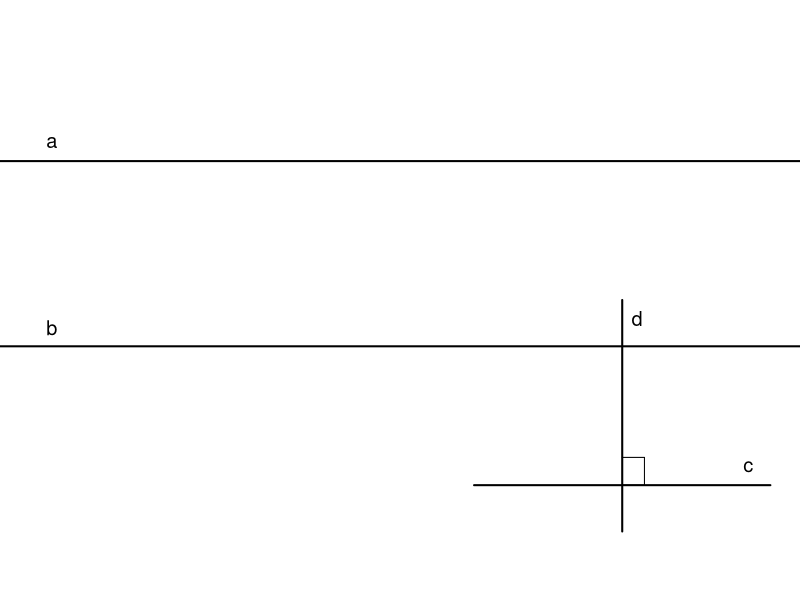
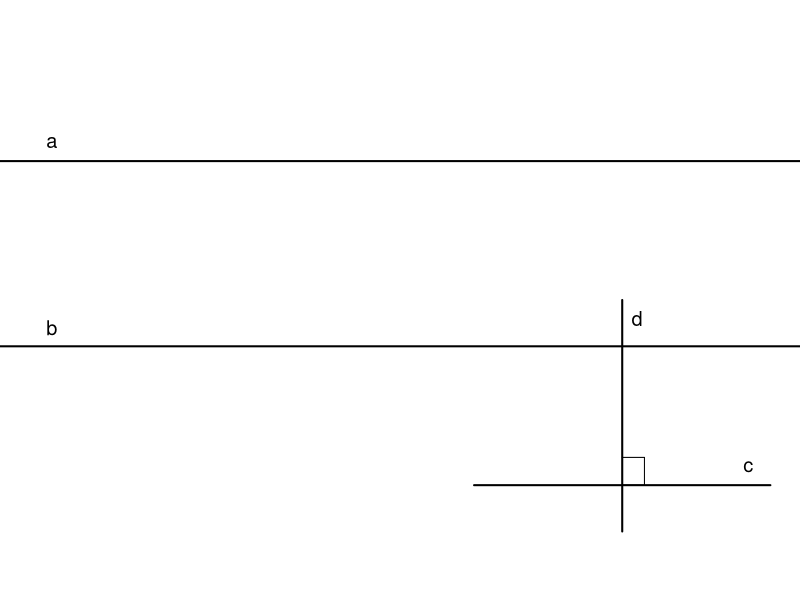

The R script that drew these images, in order:
library(svglite)

make_plot <- function() {
  old <- par(mar = c(0,0,0,0), bg = "white")
  plot(0, 0, type = "n", xlim = c(0, 10), ylim = c(0, 6), axes = FALSE,
       xlab = "", ylab = "")
  # parallel lines a and b
  abline(h = 4.5, lwd = 2)
  abline(h = 2.5, lwd = 2)
  text(0.3, 4.7, "a", cex = 1.2)
  text(0.3, 2.7, "b", cex = 1.2)
  # perpendicular: c horizontal, d vertical through point
  segments(6, 1, 10, 1, lwd = 2)
  segments(8, 0.5, 8, 3, lwd = 2)
  text(9.7, 1.2, "c", cex = 1.2)
  text(8.2, 2.8, "d", cex = 1.2)
  # right angle mark
  segments(8, 1, 8.3, 1, lwd = 1)
  segments(8.3, 1, 8.3, 1.3, lwd = 1)
  segments(8, 1.3, 8.3, 1.3, lwd = 1)
  par(old)
}

svglite("C:/Users/18904/Github/primary-mathematics/figures/week54-1.svg", width = 6, height = 4)
make_plot(); dev.off()
cairo_pdf("C:/Users/18904/Github/primary-mathematics/figures/week54-1.pdf", width = 6, height = 4)
make_plot(); dev.off()
cat("done\n")
